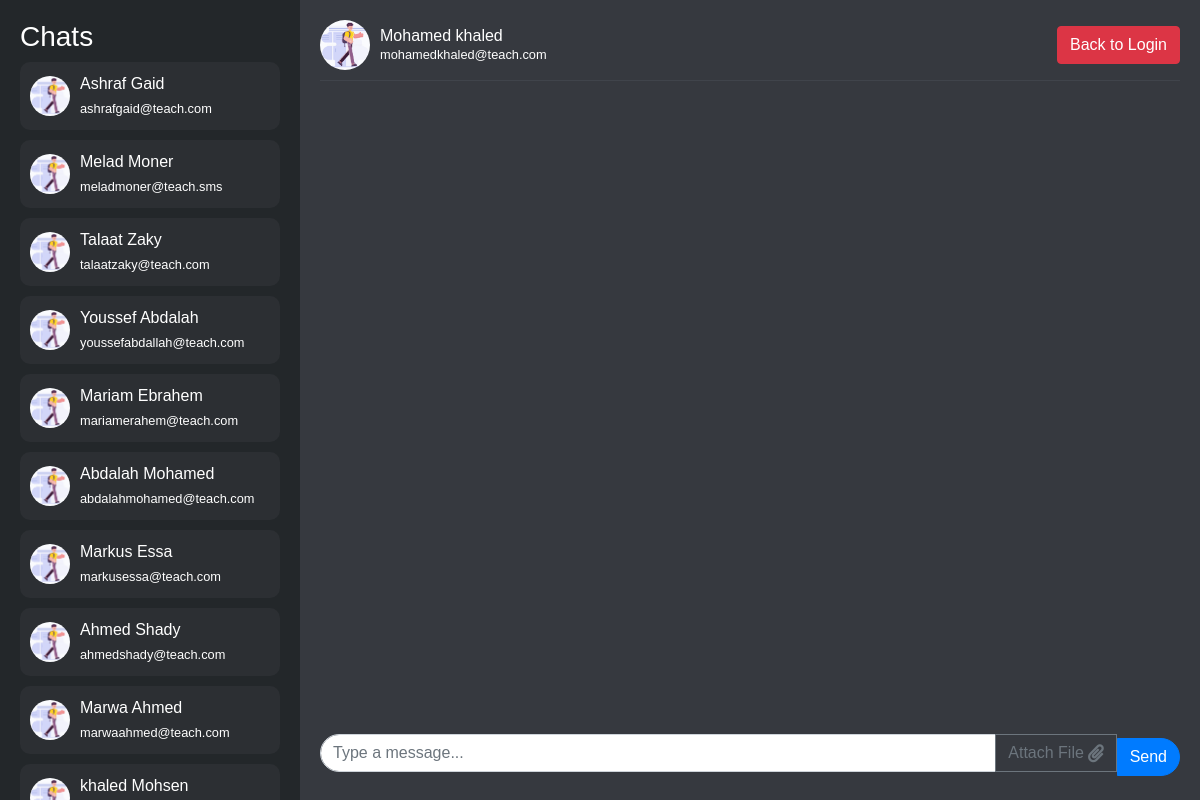
/admin/chat.php (signed in), run on the app's committed database.
### tables this page shows
CREATE TABLE `accounts` (
  `id` int(11) NOT NULL,
  `type` varchar(50) NOT NULL,
  `email` varchar(50) NOT NULL,
  `password` text NOT NULL,
  `name` text NOT NULL,
  `level` int(11) NOT NULL,
  `role` enum('student','teacher') NOT NULL DEFAULT 'student'
);

### admin/chat.php (the view, shortened to what this page needs)
<?php
function getUserInfo($accountId, $db_conn)
{
    $query = "SELECT role, name, email, level FROM accounts WHERE id = ?";
    $stmt = mysqli_prepare($db_conn, $query);
    mysqli_stmt_bind_param($stmt, 'i', $accountId);
    mysqli_stmt_execute($stmt);
    $result = mysqli_stmt_get_result($stmt);
    if ($result && mysqli_num_rows($result) > 0) {
        return mysqli_fetch_assoc($result);
    } else {
        return null;
    }
}
$userId = $_SESSION['user_id'];
$db_conn = mysqli_connect('localhost', 'root', '', 'sms_project');
$userInfo = getUserInfo($userId, $db_conn);
$userRole = $userInfo['role'];
$userName = $userInfo['name'];
$userEmail = $userInfo['email'];
$userLevel = $userInfo['level'];
$query = $userRole === 'teacher' ?
    "SELECT id, name, email FROM accounts WHERE id != ? AND (role = 'teacher' OR (role = 'student' AND level = ?))" :
    "SELECT id, name, email FROM accounts WHERE id != ?  AND level = ?";
$stmt = mysqli_prepare($db_conn, $query);
mysqli_stmt_bind_param($stmt, 'ii', $userId, $userLevel);
mysqli_stmt_execute($stmt);
$result = mysqli_stmt_get_result($stmt);
$users = [];
if ($result) {
    while ($row = mysqli_fetch_assoc($result)) {
        $users[] = $row;
    }
}
?>
<!DOCTYPE html>
<html lang="en">
<head>
    <link href="https://maxcdn.bootstrapcdn.com/bootstrap/4.5.2/css/bootstrap.min.css" rel="stylesheet">
    <link href="https://cdnjs.cloudflare.com/ajax/libs/font-awesome/5.15.3/css/all.min.css" rel="stylesheet">
</head>
<body>
    <div class="chat-container">
        <div class="sidebar" id="sidebar">
            <h3>Chats</h3>
            <?php foreach ($users as $user) : ?>
                <?php if ($user['id'] != $userId) : ?>
                    <div class="user" data-user-id="<?php echo $user['id']; ?>">
                        <img src="../images/student.png" alt="User Avatar">
                        <div>
                            <div><?php echo $user['name']; ?></div>
                            <small><?php echo $user['email']; ?></small>
                        </div>
                    </div>
                <?php endif; ?>
            <?php endforeach; ?>
        </div>
        <div class="chat-area">
            <div class="header">
                <div class="user-info">
                    <img src="../images/student.png" alt="User Avatar">
                    <div class="name-email">
                        <div id="chat-header-name"><?php echo $userName; ?></div>
                        <small id="chat-header-email"><?php echo $userEmail; ?></small>
                    </div>
                </div>
                <a href="../login.php" class="btn btn-danger back-to-login">Back to Login</a>
            </div>
            <div class="messages" id="messages-container"></div>
            <div class="input-group">
                <input type="text" id="msg-input" class="form-control" placeholder="Type a message...">
                <div class="input-group-append">
                    <label for="file-input" class="file-label btn btn-outline-secondary">
                        Attach File <i class="fas fa-paperclip ml-1"></i>
                    </label>
                    <button class="btn btn-primary" type="button" onclick="sendMessage()">Send</button>
                </div>
            </div>
        </div>
    </div>
</body>
</html>

### admin/chat.php (style rules this page uses)
body { background-color: #f8f9fa; font-family: Arial, sans-serif; }
.chat-container { display: flex; height: 100vh; background-color: #2c2f33; color: white; }
.sidebar { width: 25%; background-color: #23272a; padding: 20px; overflow-y: auto; }
.sidebar .user { display: flex; align-items: center; padding: 10px; margin-bottom: 10px; cursor: pointer; background-color: #2c2f33; border-radius: 10px; transition: background-color 0.2s; }
.sidebar .user img { width: 40px; height: 40px; border-radius: 50%; margin-right: 10px; }
.chat-area { width: 75%; display: flex; flex-direction: column; background-color: #36393f; padding: 20px; position: relative; }
.chat-area .header { display: flex; align-items: center; justify-content: space-between; border-bottom: 1px solid #40444b; padding-bottom: 10px; }
.chat-area .header .user-info { display: flex; align-items: center; }
.chat-area .header .user-info img { width: 50px; height: 50px; border-radius: 60%; margin-right: 10px; }
.chat-area .header .user-info .name-email { display: flex; flex-direction: column; }
.chat-area .header .user-info .name-email div { line-height: 1.2; }
.chat-area .header .back-to-login { margin-left: auto; }
.chat-area .messages { flex-grow: 1; overflow-y: auto; margin-top: 20px; padding: 20px; }
.input-group { margin-top: 20px; }
.input-group .form-control { border-radius: 20px 0 0 20px; }
.input-group .input-group-append .btn { border-radius: 0 20px 20px 0; }
.file-label { display: flex; align-items: center; cursor: pointer; border-radius: 0 20px 20px 0; }
.file-label i { font-size: 18px; }
.input-group-append { display: flex; align-items: center; }
.input-group-append .btn-primary { border-radius: 20px 0 0 20px; }
.form-control { border-radius: 20px 0 0 20px; flex-grow: 1; }

### data on the page
accounts: name "Ashraf Gaid", email "ashrafgaid@teach.com"
accounts: name "Melad Moner", email "meladmoner@teach.sms"
accounts: name "Talaat Zaky", email "talaatzaky@teach.com"
accounts: name "Youssef Abdalah", email "youssefabdallah@teach.com"
accounts: name "Mariam Ebrahem", email "mariamerahem@teach.com"
accounts: name "Abdalah Mohamed", email "abdalahmohamed@teach.com"
accounts: name "Markus Essa", email "markusessa@teach.com"
accounts: name "Ahmed Shady", email "ahmedshady@teach.com"
accounts: name "Marwa Ahmed", email "marwaahmed@teach.com"
accounts: name "khaled Mohsen"
accounts: name "Mohamed khaled", email "mohamedkhaled@teach.com"
